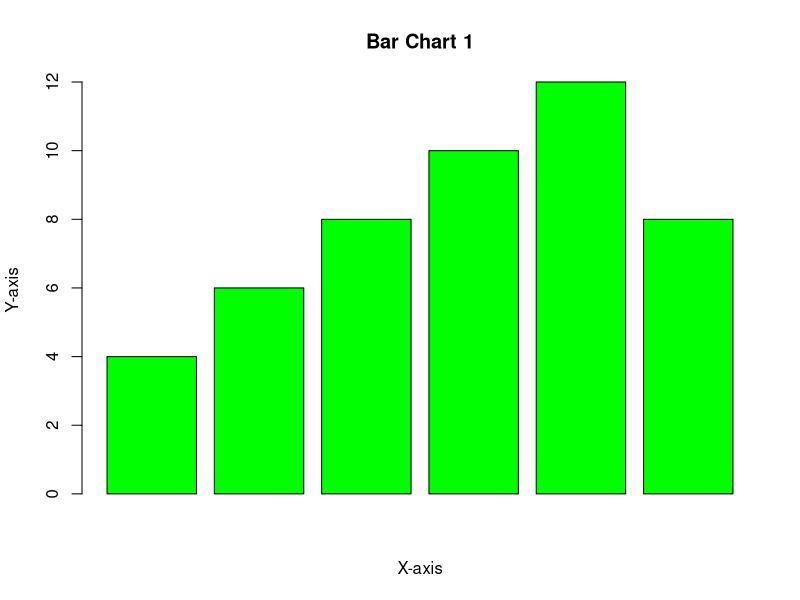
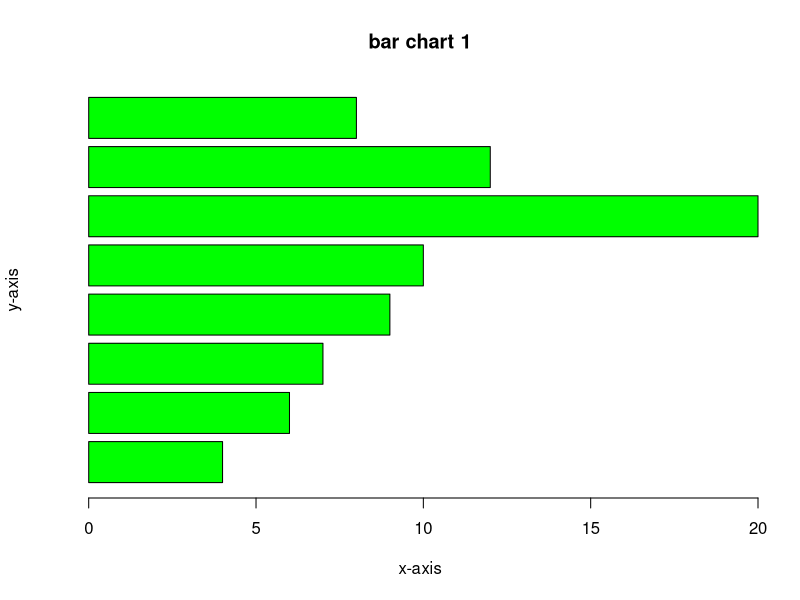
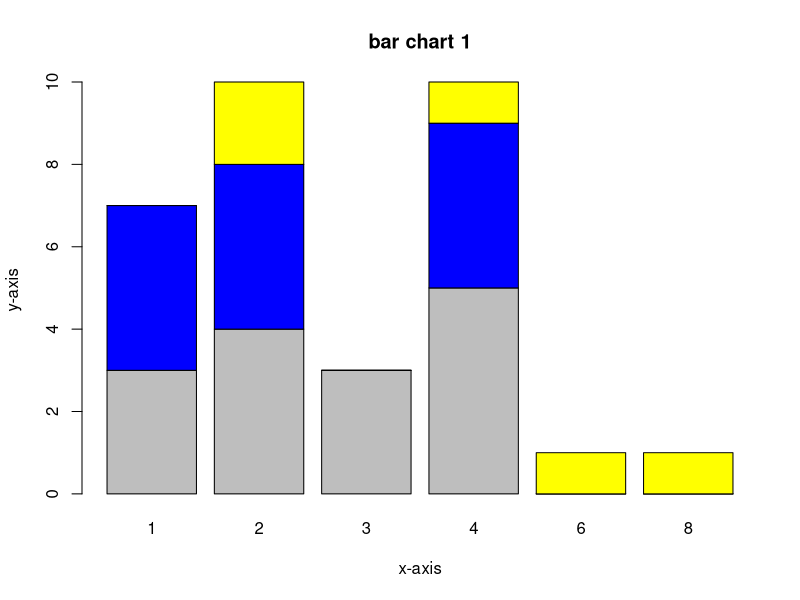
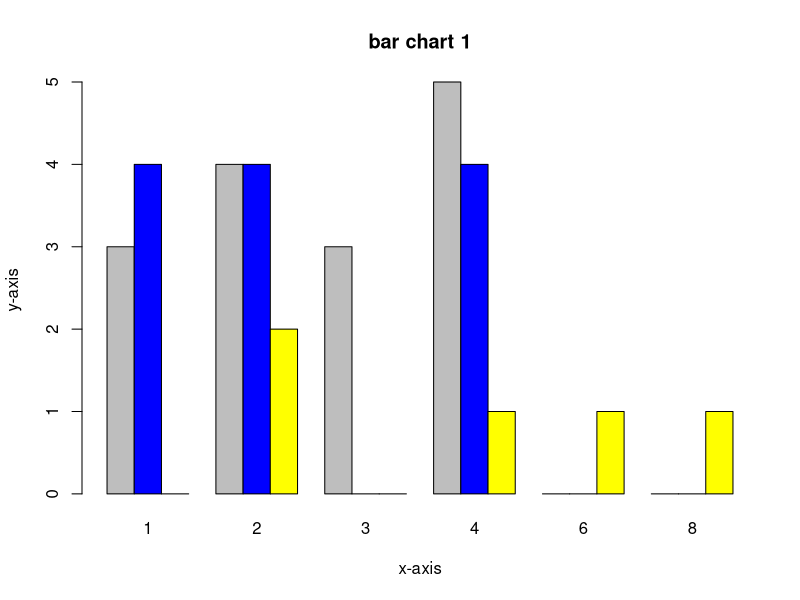
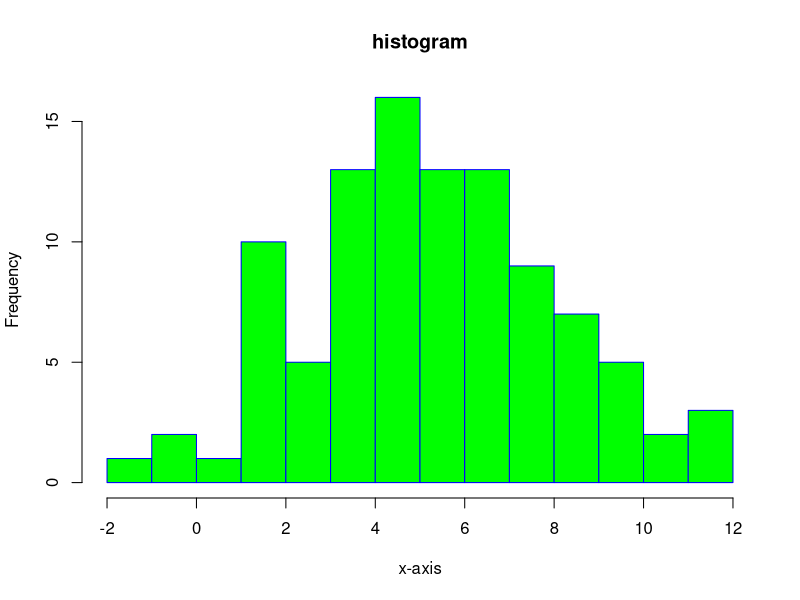
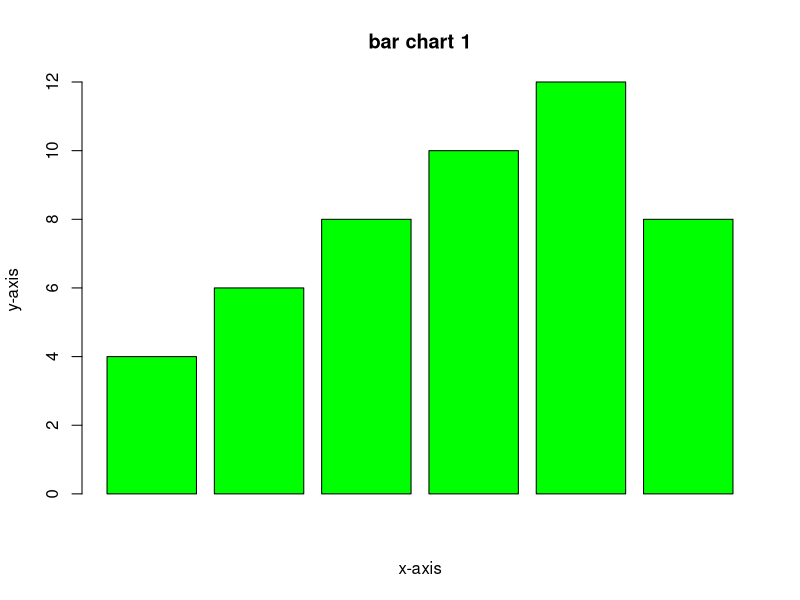

The R script that drew these images, in order:
# Gráfico de barras e histograma
data <- c(4,6,8,10,12,8)
barplot(data,xlab = "X-axis",ylab = "Y-axis",main = "Bar Chart 1", col = "green")

# Exportar el grafico como imagen
png(filename = "barchart.png", width = 800, height = 600)
barplot(data, xlab="x-axis", ylab="y-axis", main="bar chart 1", col="green")
dev.off()

# Grafica de barras horizontal
data <- c(4, 6, 7, 9, 10, 20, 12, 8)
barplot(data, xlab="x-axis", ylab="y-axis", main="bar chart 1",col = "green",horiz = TRUE)

# Diagrama de barras apiladas
data("mtcars")
data<-table(mtcars$gear,mtcars$carb)
data

barplot(data, xlab="x-axis", ylab="y-axis", main="bar chart 1", col=c("grey", "blue", "yellow"))

# Un gráfico de barras agrupadas
barplot(data, xlab="x-axis", ylab="y-axis", main="bar chart 1", col=c("grey", "blue", "yellow"),beside=TRUE)



# Histogramas
set.seed(123)
data1 <- rnorm(100, mean=5, sd=3)
hist(data1, main="histogram", xlab="x-axis", col="green",border="blue", breaks=10)
